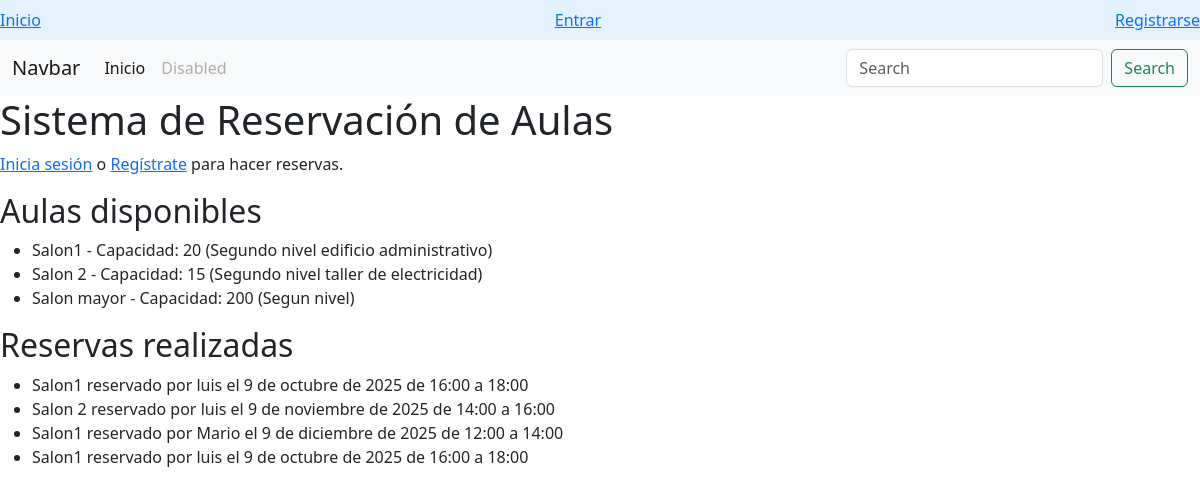
Before: / with the older database file.
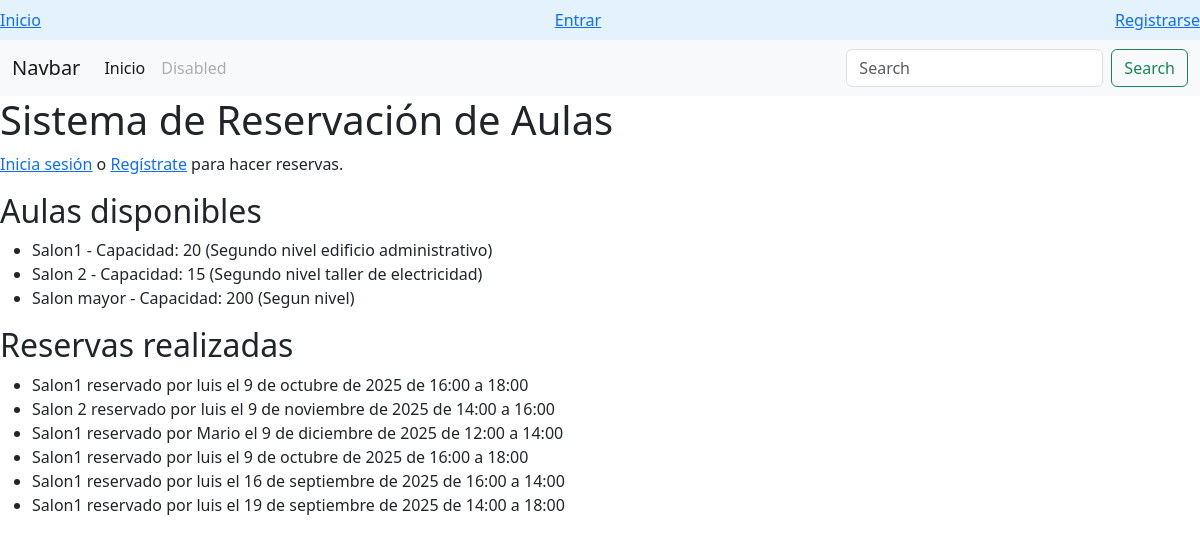
After: the same page with the newer database file.
### aulas/models.py (models this page shows, shortened)
class Aula(models.Model):
    nombre = models.CharField(max_length=50)
    capacidad = models.IntegerField()
    ubicacion = models.CharField(max_length=100)

class Reserva(models.Model):
    aula = models.ForeignKey(Aula, on_delete=models.CASCADE)
    curso = models.ForeignKey(Curso, on_delete=models.CASCADE, null=True, blank=True)
    usuario = models.ForeignKey(User, on_delete=models.CASCADE)
    fecha = models.DateField()
    hora_inicio = models.TimeField()
    hora_fin = models.TimeField()

### aulas/views.py (the view)
# urls.py: path('', views.home, name='home'),
def home(request):
    aulas = Aula.objects.all()
    reservas = Reserva.objects.all()
    return render(request, 'home.html', {'aulas': aulas, 'reservas': reservas})

### aulas/templates/home.html (shortened to what this page needs)
{% extends "base.html" %}
{% block content %}
  <h1>Sistema de Reservación de Aulas</h1>
  {% if user.is_authenticated %}
    <p>Bienvenido, <strong>{{ user.username }}</strong></p>
    <p><a href="{% url 'reservar_aula' %}">Hacer una reserva</a></p>
  {% else %}
    <p><a href="{% url 'login' %}">Inicia sesión</a> o <a href="{% url 'register' %}">Regístrate</a> para hacer reservas.</p>
  {% endif %}
  <h2>Aulas disponibles</h2>
  <ul>
    {% for aula in aulas %}
      <li>{{ aula.nombre }} - Capacidad: {{ aula.capacidad }} ({{ aula.ubicacion }})</li>
    {% empty %}
      <li>No hay aulas registradas.</li>
    {% endfor %}
  </ul>
  <h2>Reservas realizadas</h2>
  <ul>
    {% for reserva in reservas %}
      <li>
        {{ reserva.aula.nombre }} reservado por {{ reserva.usuario.username }}
        el {{ reserva.fecha }} de {{ reserva.hora_inicio }} a {{ reserva.hora_fin }}
      </li>
    {% empty %}
      <li>No hay reservas aún.</li>
    {% endfor %}
  </ul>
{% endblock %}

### aulas/templates/base.html (shortened to what this page needs)
<!doctype html>
<html lang="es">
<head>
  <link href="https://cdn.jsdelivr.net/npm/bootstrap@5.0.2/dist/css/bootstrap.min.css" rel="stylesheet">
<link  href="https://cdn.jsdelivr.net/npm/bootstrap@5.3.3/dist/css/bootstrap.min.css" rel="stylesheet"
>
</head>
<body>
  <header>
    <nav class="navbar navbar-light" style="background-color: #e3f2fd;">
      <a href="{% url 'home' %}">Inicio</a>
      {% if user.is_authenticated %}
        <span>Hola, {{ user.username }}</span> |
        <a href="{% url 'logout' %}">Salir</a>
      {% else %}
        <a href="{% url 'login' %}">Entrar</a>
        <a href="{% url 'register' %}">Registrarse</a>
      {% endif %}
    </nav>
    <nav class="navbar navbar-expand-lg navbar-light bg-light">
        <div class="container-fluid">
          <a class="navbar-brand" href="#">Navbar</a>
          <div class="collapse navbar-collapse" id="navbarSupportedContent">
            <ul class="navbar-nav me-auto mb-2 mb-lg-0">
              <li class="nav-item">
                <a class="nav-link active" aria-current="page" href="{% url 'home' %}">Inicio</a>
              </li>
              <li class="nav-item">
                <a class="nav-link disabled" href="#" tabindex="-1" aria-disabled="true">Disabled</a>
              </li>
            </ul>
            <form class="d-flex">
              <input class="form-control me-2" type="search" placeholder="Search" aria-label="Search">
              <button class="btn btn-outline-success" type="submit">Search</button>
            </form>
          </div>
        </div>
      </nav>
  </header>
  <main>
    {% block content %}{% endblock %}
  </main>
</body>
</html>

Changed rows visible on the page:
added Reserva: aula.nombre "Salon1", usuario.username "luis", fecha "16 de septiembre de 2025", hora_inicio "16:00", hora_fin "14:00"
added Reserva: aula.nombre "Salon1", usuario.username "luis", fecha "19 de septiembre de 2025", hora_inicio "14:00", hora_fin "18:00"
